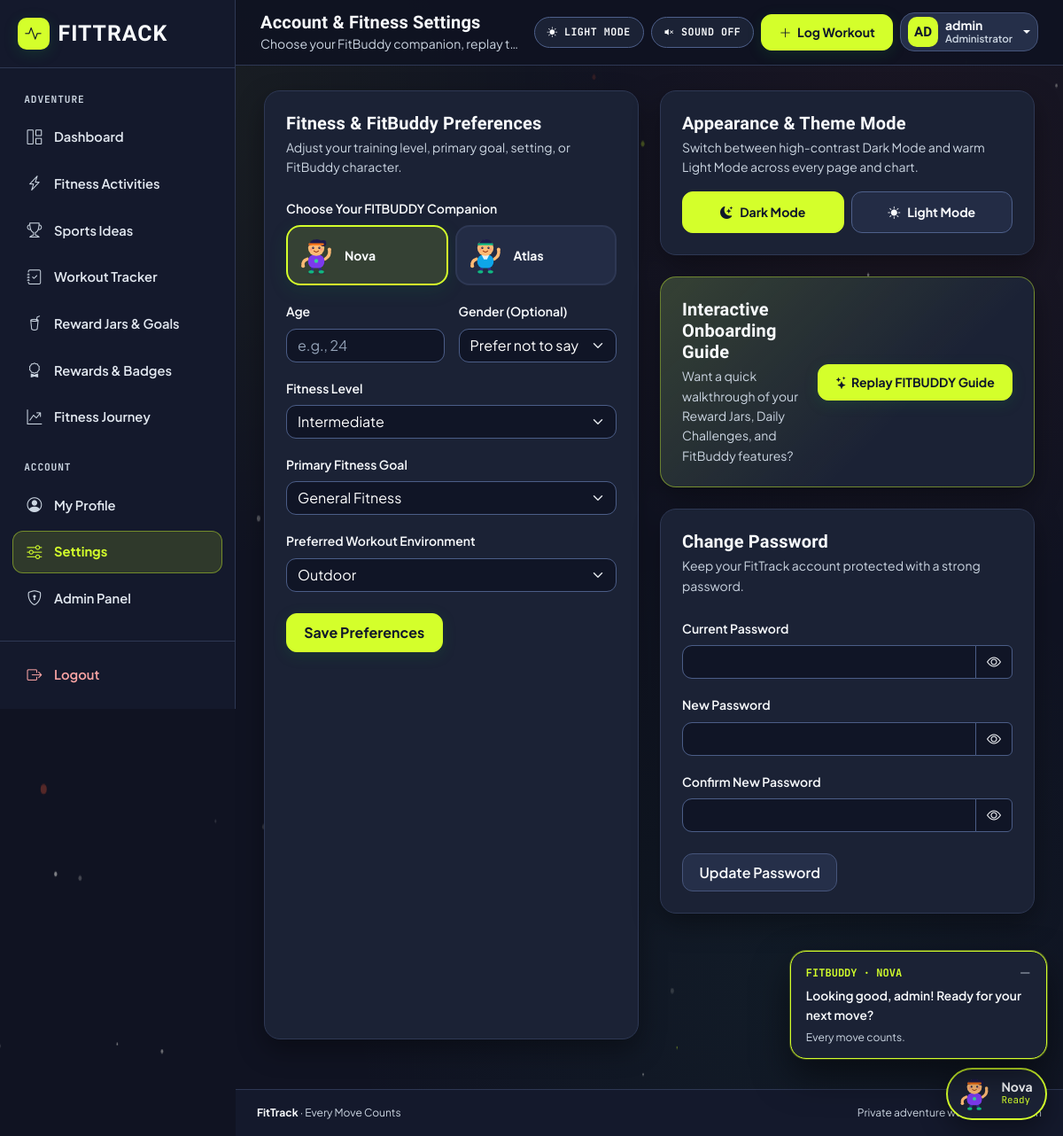
Page /settings/ (signed in) on the committed database.
### fitness/models.py (models this page shows, shortened)
class UserProfile(models.Model):
    GENDER_CHOICES = [
        ("", "Prefer not to say"),
        ("Female", "Female"),
        ("Male", "Male"),
        ("Non-binary", "Non-binary"),
        ("Other", "Other"),
    ]
    FITNESS_LEVEL_CHOICES = [
        ("Beginner", "Beginner"),
        ("Intermediate", "Intermediate"),
        ("Advanced", "Advanced"),
    ]
    PRIMARY_GOAL_CHOICES = [
        ("Weight Management", "Weight Management"),
        ("Muscle Building", "Muscle Building"),
        ("Improve Stamina", "Improve Stamina"),
        ("General Fitness", "General Fitness"),
        ("Flexibility", "Flexibility"),
    ]
    ENVIRONMENT_CHOICES = [
        ("Home", "Home"),
        ("Gym", "Gym"),
        ("Outdoor", "Outdoor"),
        ("Sports", "Sports"),
    ]
    COMPANION_FEMALE = "female"
    COMPANION_MALE = "male"
    COMPANION_CHOICES = [
        (COMPANION_FEMALE, "Nova · Energetic Coach (Female Buddy)"),
        (COMPANION_MALE, "Atlas · Cheerful Trainer (Male Buddy)"),
    ]
    user = models.OneToOneField(
        User, on_delete=models.CASCADE, related_name="profile"
    )
    age = models.PositiveIntegerField(
        null=True,
        blank=True,
        validators=[MinValueValidator(10), MaxValueValidator(110)],
    )
    gender = models.CharField(max_length=25, blank=True, choices=GENDER_CHOICES)
    fitness_level = models.CharField(
        max_length=20, choices=FITNESS_LEVEL_CHOICES, default="Beginner"
    )
    primary_goal = models.CharField(
        max_length=40, choices=PRIMARY_GOAL_CHOICES, default="General Fitness"
    )
    preferred_environment = models.CharField(
        max_length=20, choices=ENVIRONMENT_CHOICES, default="Outdoor"
    )
    companion_choice = models.CharField(
        max_length=16, choices=COMPANION_CHOICES, default=COMPANION_FEMALE
    )
    tutorial_completed = models.BooleanField(default=False)
    profile_completed = models.BooleanField(default=False)
    created_at = models.DateTimeField(auto_now_add=True)
    updated_at = models.DateTimeField(auto_now=True)
    class Meta:
        verbose_name = "User Profile"
        verbose_name_plural = "User Profiles"
    def display_name(self) -> str:
        full_name = (self.user.get_full_name() or "").strip()
        return full_name if full_name else self.user.username
    def initials(self) -> str:
        name = self.display_name()
        parts = [p for p in name.split() if p]
        if len(parts) >= 2:
            return (parts[0][0] + parts[-1][0]).upper()
        return name[:2].upper()

### fitness/views.py (the view, shortened to what this page needs)
# urls.py: path("settings/", views.settings_view, name="settings"),
@login_required
def settings_view(request):
    profile = get_or_create_profile(request.user)
    pref_form = ProfileSetupForm(instance=profile)
    pw_form = FitTrackPasswordChangeForm(request.user)
    account_role = (
        "Administrator"
        if (request.user.is_staff or request.user.is_superuser)
        else "Regular User"
    )
    fitbuddy = get_fitbuddy_state(request.user, profile, page_key="settings")
    return render(
        request,
        "fitness/settings.html",
        {
            "profile": profile,
            "fitbuddy": fitbuddy,
            "pref_form": pref_form,
            "pw_form": pw_form,
            "account_role": account_role,
        },
    )

### fitness/forms.py
class FitTrackPasswordChangeForm(PasswordChangeForm):
    def __init__(self, *args, **kwargs):
        super().__init__(*args, **kwargs)
        for field in self.fields.values():
            field.widget.attrs.update(
                {"class": "form-control", "data-password-input": "true"}
            )

### fitness/views.py (called while the page is built)
def get_or_create_profile(user):
    profile, _ = UserProfile.objects.get_or_create(user=user)
    return profile

### templates/fitness/settings.html (shortened to what this page needs)
{% extends "base_app.html" %}
{% block topbar_title %}Account &amp; Fitness Settings{% endblock %}
{% block topbar_subtitle %}Choose your FitBuddy companion, replay the interactive guide, and manage security{% endblock %}
{% block content %}
<div class="row g-4">
  <div class="col-lg-6">
    <div class="surface-card p-4 h-100">
      <h1 class="h5 fw-bold mb-1">Fitness &amp; FitBuddy Preferences</h1>
      <p class="small text-secondary mb-4">Adjust your training level, primary goal, setting, or FitBuddy character.</p>
      <form method="post" action="{% url 'fitness:settings' %}" novalidate>
        <div class="mb-3">
          <label class="form-label fw-semibold small d-block mb-2">{{ pref_form.companion_choice.label }}</label>
          <div class="row g-2">
            <div class="col-6">
              <label class="d-block w-100 m-0">
                <div class="companion-option-card d-flex align-items-center gap-2 p-2">
                  <span class="fw-bold small text-ink-bright">Nova</span>
                </div>
              </label>
            </div>
            <div class="col-6">
              <label class="d-block w-100 m-0">
                <div class="companion-option-card d-flex align-items-center gap-2 p-2">
                  <span class="fw-bold small text-ink-bright">Atlas</span>
                </div>
              </label>
            </div>
          </div>
        </div>
        <div class="row g-3 mb-3">
          <div class="col-sm-6">
            <label for="{{ pref_form.age.id_for_label }}" class="form-label fw-semibold small">{{ pref_form.age.label }}</label>
            {{ pref_form.age }}
          </div>
          <div class="col-sm-6">
            <label for="{{ pref_form.gender.id_for_label }}" class="form-label fw-semibold small">{{ pref_form.gender.label }}</label>
            {{ pref_form.gender }}
          </div>
        </div>
        <div class="mb-3">
          <label for="{{ pref_form.fitness_level.id_for_label }}" class="form-label fw-semibold small">{{ pref_form.fitness_level.label }}</label>
          {{ pref_form.fitness_level }}
        </div>
        <div class="mb-3">
          <label for="{{ pref_form.primary_goal.id_for_label }}" class="form-label fw-semibold small">{{ pref_form.primary_goal.label }}</label>
          {{ pref_form.primary_goal }}
        </div>
        <div class="mb-4">
          <label for="{{ pref_form.preferred_environment.id_for_label }}" class="form-label fw-semibold small">{{ pref_form.preferred_environment.label }}</label>
          {{ pref_form.preferred_environment }}
        </div>
        <button type="submit" class="btn btn-emerald">
          Save Preferences
        </button>
      </form>
    </div>
  </div>
  <div class="col-lg-6 d-flex flex-column gap-4">
    <div class="surface-card p-4">
      <h2 class="h5 fw-bold mb-1">Appearance &amp; Theme Mode</h2>
      <p class="small text-secondary mb-3">
        Switch between high-contrast Dark Mode and warm Light Mode across every page and chart.
      </p>
      <div class="row g-2">
        <div class="col-6">
          <button
            type="button"
            class="theme-choice-btn active"
            data-set-theme="dark"
            aria-pressed="true"
          >
            <i class="bi bi-moon-stars-fill" aria-hidden="true"></i>
            <span>Dark Mode</span>
          </button>
        </div>
        <div class="col-6">
          <button
            type="button"
            class="theme-choice-btn"
            data-set-theme="light"
            aria-pressed="false"
          >
            <i class="bi bi-sun-fill" aria-hidden="true"></i>
            <span>Light Mode</span>
          </button>
        </div>
      </div>
    </div>
    <div class="surface-tint-lavender p-4">
      <div class="d-flex flex-column flex-sm-row justify-content-between align-items-sm-center gap-3">
        <div>
          <h2 class="h5 fw-bold mb-1">Interactive Onboarding Guide</h2>
          <p class="small text-secondary mb-0">
            Want a quick walkthrough of your Reward Jars, Daily Challenges, and FitBuddy features?
          </p>
        </div>
        <form method="post" action="{% url 'fitness:replay_tutorial' %}" class="flex-shrink-0">
          <button type="submit" class="btn btn-purple btn-sm text-nowrap">
            <i class="bi bi-stars me-1" aria-hidden="true"></i>Replay FITBUDDY Guide
          </button>
        </form>
      </div>
    </div>
    <div class="surface-card p-4">
      <h2 class="h5 fw-bold mb-1">Change Password</h2>
      <p class="small text-secondary mb-4">Keep your FitTrack account protected with a strong password.</p>
      <form method="post" action="{% url 'fitness:settings' %}" novalidate>
        <div class="mb-3">
          <label for="{{ pw_form.old_password.id_for_label }}" class="form-label fw-semibold small">Current Password</label>
          <div class="input-group">
            {{ pw_form.old_password }}
            <button type="button" class="btn btn-outline-secondary" data-toggle-password data-target="{{ pw_form.old_password.id_for_label }}" aria-label="Show password">
              <i class="bi bi-eye" aria-hidden="true"></i>
            </button>
          </div>
        </div>
        <div class="mb-3">
          <label for="{{ pw_form.new_password1.id_for_label }}" class="form-label fw-semibold small">New Password</label>
          <div class="input-group">
            {{ pw_form.new_password1 }}
            <button type="button" class="btn btn-outline-secondary" data-toggle-password data-target="{{ pw_form.new_password1.id_for_label }}" aria-label="Show password">
              <i class="bi bi-eye" aria-hidden="true"></i>
            </button>
          </div>
        </div>
        <div class="mb-4">
          <label for="{{ pw_form.new_password2.id_for_label }}" class="form-label fw-semibold small">Confirm New Password</label>
          <div class="input-group">
            {{ pw_form.new_password2 }}
            <button type="button" class="btn btn-outline-secondary" data-toggle-password data-target="{{ pw_form.new_password2.id_for_label }}" aria-label="Show password">
              <i class="bi bi-eye" aria-hidden="true"></i>
            </button>
          </div>
        </div>
        <button type="submit" class="btn btn-navy">
          Update Password
        </button>
      </form>
    </div>
  </div>
</div>
{% endblock %}

### templates/base_app.html (shortened to what this page needs)
{% load static %}
<!DOCTYPE html>
<html lang="en" data-theme="dark" data-bs-theme="dark">
  <head>
    <link
      href="https://cdn.jsdelivr.net/npm/bootstrap@5.3.3/dist/css/bootstrap.min.css"
      rel="stylesheet"
    />
    <link
      href="https://cdn.jsdelivr.net/npm/bootstrap-icons@1.11.3/font/bootstrap-icons.min.css"
      rel="stylesheet"
    />
    <link href="{% static 'css/style.css' %}?v=20261119-4" rel="stylesheet" />
  </head>
  <body>
    <div class="app-shell">
      <aside class="app-sidebar d-none d-lg-flex" aria-label="Sidebar">
        {% include "partials/sidebar_nav.html" %}
      </aside>
      <div class="app-main-column">
        <header class="app-topbar d-flex justify-content-between align-items-center gap-3">
          <div class="d-flex align-items-center gap-3 min-w-0">
            <div class="min-w-0">
              <div class="fw-bold text-ink-bright text-truncate font-display fs-5 lh-sm">
                {% block topbar_title %}Personal Fitness Adventure{% endblock %}
              </div>
              <div class="small text-ink-muted d-none d-sm-block text-truncate">
                {% block topbar_subtitle %}Every Move Counts &middot; Every Goal Unlocks Something{% endblock %}
              </div>
            </div>
          </div>
          <div class="d-flex align-items-center gap-2 flex-shrink-0">
            <button
              type="button"
              class="hud-pill-btn"
              data-theme-toggle
              aria-pressed="false"
              title="Switch between Dark Mode and Light Mode"
            >
              <i class="bi bi-sun-fill" aria-hidden="true"></i>
              <span class="d-none d-sm-inline" data-theme-label>LIGHT MODE</span>
            </button>
            <button
              type="button"
              class="hud-pill-btn d-none d-md-inline-flex"
              data-sound-toggle
              aria-pressed="false"
              title="Toggle kinetic track sound effects"
            >
              <i class="bi bi-volume-mute-fill" aria-hidden="true"></i>
              <span>SOUND OFF</span>
            </button>
            <a
              href="{% url 'fitness:workouts' %}#log-workout-form"
              class="btn btn-lime btn-sm text-nowrap"
            >
              <i class="bi bi-plus-lg me-1" aria-hidden="true"></i>
              <span class="d-none d-sm-inline">Log Workout</span>
            </a>
            <div class="dropdown">
              <button
                class="btn btn-navy d-flex align-items-center gap-2 px-2 py-1 rounded-4 dropdown-toggle"
                type="button"
                id="userProfileDropdown"
                data-bs-toggle="dropdown"
                aria-expanded="false"
              >
                <span class="avatar-circle" aria-hidden="true">
                  {% if profile %}{{ profile.initials }}{% else %}{{ request.user.username|slice:":2"|upper }}{% endif %}
                </span>
                <span class="d-none d-md-inline text-start">
                  <span class="d-block small fw-bold text-ink-bright lh-1">
                    {% if profile %}{{ profile.display_name }}{% else %}{{ request.user.username }}{% endif %}
                  </span>
                  <span class="d-block text-ink-muted" style="font-size: 0.72rem;">
                    {% if request.user.is_staff %}Administrator{% else %}Adventurer{% endif %}
                  </span>
                </span>
              </button>
            </div>
          </div>
        </header>
        <main class="app-content-area">
          {% block content %}{% endblock %}
        </main>
        <footer class="app-footer py-3 px-4 mt-auto">
          <div class="d-flex flex-column flex-sm-row justify-content-between align-items-center gap-2 small">
            <span><strong class="text-ink-bright">FitTrack</strong> &middot; Every Move Counts</span>
            <span>Private adventure workspace &middot; {{ request.user.username }}</span>
          </div>
        </footer>
      </div>
    </div>
    {% include "partials/fitbuddy_widget.html" %}
  </body>
</html>

### rows in the picture
UserProfile: initials "AD", display_name "admin", gender "Prefer not to say", fitness_level "Intermediate", primary_goal "General Fitness", preferred_environment "Outdoor"

### other values in the picture
{{ pref_form.companion_choice.label }} "Choose Your FITBUDDY Companion"
{{ pref_form.age.label }} "Age"
{{ pref_form.gender.label }} "Gender (Optional)"
{{ pref_form.fitness_level.label }} "Fitness Level"
{{ pref_form.primary_goal.label }} "Primary Fitness Goal"
{{ pref_form.preferred_environment.label }} "Preferred Workout Environment"
{{ fitbuddy.companion_name|upper }} "NOVA"
{{ fitbuddy.message }} "Looking good, admin! Ready for your next move?"
{{ fitbuddy.sub_hint }} "Every move counts."
{{ fitbuddy.companion_name }} "Nova"
